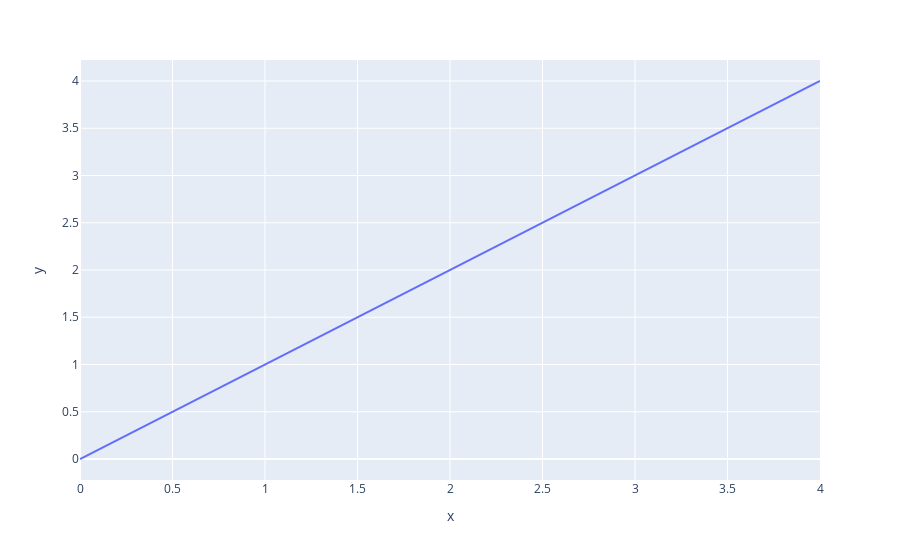

The notebook cell saved with this chart:
### Code cell
line(np.arange(5))

### Figure 1 — Plotly figure (JSON) as saved in the notebook; plotly's stock layout.template omitted (floating-point values rounded to 4 significant figures)
{"data": [{"hovertemplate": "x=%{x}<br>y=%{y}<extra></extra>", "legendgroup": "", "line": {"color": "#636efa", "dash": "solid"}, "marker": {"symbol": "circle"}, "mode": "lines", "name": "", "orientation": "v", "showlegend": false, "type": "scatter", "x": [0, 1, 2, 3, 4], "xaxis": "x", "y": [0, 1, 2, 3, 4], "yaxis": "y"}], "layout": {"legend": {"tracegroupgap": 0}, "margin": {"t": 60}, "xaxis": {"anchor": "y", "domain": [0, 1], "title": {"text": "x"}}, "yaxis": {"anchor": "x", "domain": [0, 1], "title": {"text": "y"}}}}
